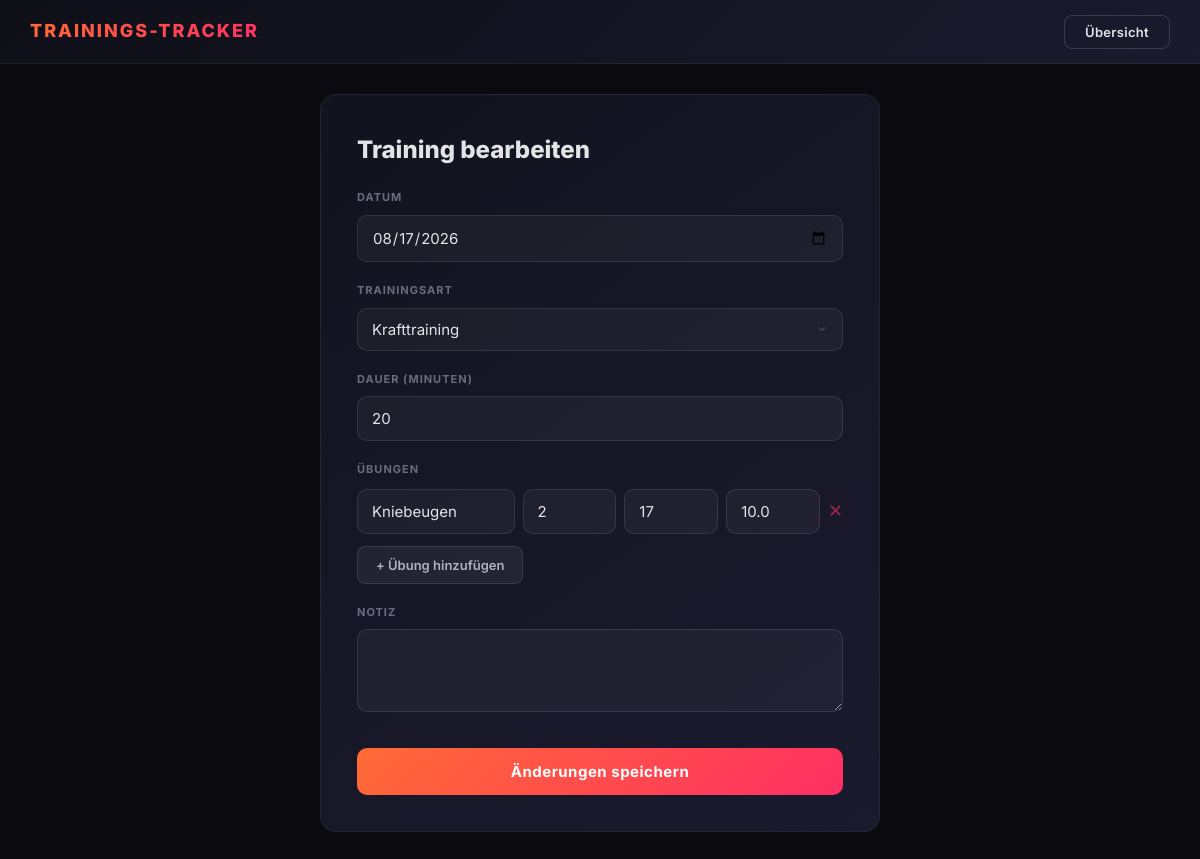
Page /training-bearbeiten/20 on the committed database.
### tables this page shows
CREATE TABLE trainings (
    id INTEGER PRIMARY KEY AUTOINCREMENT,
    datum TEXT NOT NULL,
    art TEXT NOT NULL,
    dauer_minuten INTEGER,
    distanz_km REAL,
    pace_min_km TEXT,
    kalorien REAL,
    notiz TEXT
);

CREATE TABLE uebungen (
    id INTEGER PRIMARY KEY AUTOINCREMENT,
    training_id INTEGER NOT NULL,
    name TEXT NOT NULL,
    saetze INTEGER NOT NULL,
    wiederholungen INTEGER NOT NULL,
    gewicht_kg REAL NOT NULL,
    FOREIGN KEY (training_id) REFERENCES trainings (id) ON DELETE CASCADE
);

### app.py (the view)
@app.route("/training-bearbeiten/<int:training_id>", methods=["GET"])
def bearbeiten_formular_anzeigen(training_id):
    verbindung = sqlite3.connect("trainings.db")
    cursor = verbindung.cursor()
    cursor.execute("SELECT * FROM trainings WHERE id = ?", (training_id,))
    training = cursor.fetchone()
    cursor.execute("SELECT name, saetze, wiederholungen, gewicht_kg FROM uebungen WHERE training_id = ?", (training_id,))
    uebungen = cursor.fetchall()
    verbindung.close()
    return render_template("bearbeiten.html", t=training, uebungen=uebungen)

### templates/bearbeiten.html (shortened to what this page needs)
<!DOCTYPE html>
<html lang="de">
<head>
    <link rel="stylesheet" href="{{ url_for('static', filename='style.css') }}">
</head>
<body>
    <div class="header">
        <h1>TRAININGS-TRACKER</h1>
        <div class="header-links">
            <a href="/uebersicht">Übersicht</a>
        </div>
    </div>
    <div class="container">
        <div class="form-card">
            <h1>Training bearbeiten</h1>
            <form method="POST" action="/training-bearbeiten/{{ t[0] }}">
                <label for="datum">Datum</label>
                <input type="date" id="datum" name="datum" value="{{ t[1] }}" required>
                <label for="art">Trainingsart</label>
                <select id="art" name="art" onchange="feldAnpassen()" required>
                    <option value="Krafttraining" {% if t[2] == "Krafttraining" %}selected{% endif %}>Krafttraining</option>
                </select>
                <label for="dauer">Dauer (Minuten)</label>
                <input type="number" id="dauer" name="dauer_minuten" value="{{ t[3] }}" required>
                <div id="uebungen-feld">
                    <label>Übungen</label>
                    <div id="uebungen-liste">
                        {% for u in uebungen %}
                        <div class="uebung-zeile">
                            <input type="text" name="uebung_name" value="{{ u[0] }}" placeholder="Übung" style="flex:2;" required>
                            <input type="number" name="uebung_saetze" value="{{ u[1] }}" placeholder="Sätze" style="flex:1;" required>
                            <input type="number" name="uebung_wiederholungen" value="{{ u[2] }}" placeholder="Wdh." style="flex:1;" required>
                            <input type="number" step="0.5" name="uebung_gewicht" value="{{ u[3] }}" placeholder="kg" style="flex:1;" required>
                            <button type="button" onclick="this.parentElement.remove()" class="btn-remove">✕</button>
                        </div>
                        {% endfor %}
                    </div>
                    <button type="button" onclick="uebungHinzufuegen()" class="btn-secondary" style="margin-top:12px;">+ Übung hinzufügen</button>
                </div>
                <label for="notiz">Notiz</label>
                <textarea id="notiz" name="notiz" rows="3">{{ t[7] if t[7] else '' }}</textarea>
                <button type="submit" class="btn-primary">Änderungen speichern</button>
            </form>
        </div>
    </div>
</body>
</html>

### static/style.css (style rules this page uses)
* { margin: 0; padding: 0; box-sizing: border-box; }
body { font-family: 'Inter', -apple-system, BlinkMacSystemFont, sans-serif; background: #0a0a0f; color: #e4e4e7; line-height: 1.6; min-height: 100vh; }
.header { background: linear-gradient(135deg, #0f0f18 0%, #1a1a2e 100%); border-bottom: 1px solid rgba(255,255,255,0.06); padding: 0 30px; height: 64px; display: flex; justify-content: space-between; align-items: center; position: sticky; top: 0; z-index: 100; backdrop-filter: blur(20px); }
.header h1 { font-size: 18px; font-weight: 800; letter-spacing: 2px; text-transform: uppercase; background: linear-gradient(135deg, #FF6B35, #FF2E63); -webkit-background-clip: text; -webkit-text-fill-color: transparent; background-clip: text; }
.header-links a { color: #e4e4e7; text-decoration: none; font-weight: 600; font-size: 13px; padding: 8px 20px; border: 1px solid rgba(255,255,255,0.15); border-radius: 8px; transition: all 0.3s ease; letter-spacing: 0.3px; }
.container { max-width: 960px; margin: 0 auto; padding: 30px 20px; }
.form-card { background: linear-gradient(145deg, #13131f, #1a1a2e); border: 1px solid rgba(255,255,255,0.06); border-radius: 16px; padding: 36px; max-width: 560px; margin: 0 auto; }
.form-card h1 { font-size: 24px; font-weight: 800; margin-bottom: 8px; color: #e4e4e7; }
label { display: block; margin-top: 20px; font-weight: 700; font-size: 11px; text-transform: uppercase; letter-spacing: 1px; color: #6b6b80; }
input, select, textarea { width: 100%; padding: 12px 14px; margin-top: 8px; border: 1px solid rgba(255,255,255,0.1); border-radius: 10px; font-size: 15px; font-family: 'Inter', sans-serif; transition: all 0.3s ease; background: rgba(255,255,255,0.04); color: #e4e4e7; }
select { appearance: none; cursor: pointer; background-repeat: no-repeat; background-position: right 14px center; padding-right: 40px; }
select option { background: #1a1a2e; color: #e4e4e7; }
input::placeholder, textarea::placeholder { color: #3a3a50; }
#uebungen-feld { display: none; }
.btn-primary { margin-top: 28px; padding: 14px 30px; background: linear-gradient(135deg, #FF6B35, #FF2E63); color: white; border: none; border-radius: 10px; font-size: 15px; font-weight: 700; cursor: pointer; width: 100%; letter-spacing: 0.5px; font-family: 'Inter', sans-serif; transition: all 0.3s ease; position: relative; overflow: hidden; }
.btn-secondary { padding: 10px 18px; background: rgba(255,255,255,0.06); color: #b0b0c0; border: 1px solid rgba(255,255,255,0.1); border-radius: 8px; cursor: pointer; font-size: 13px; font-weight: 600; font-family: 'Inter', sans-serif; transition: all 0.3s ease; }
.uebung-zeile { display: flex; gap: 8px; margin-top: 10px; align-items: center; }
.uebung-zeile input { margin-top: 0; }
.btn-remove { background: none; border: none; cursor: pointer; font-size: 18px; color: #FF2E63; padding: 0; transition: opacity 0.3s; opacity: 0.6; }

### rows in the picture
trainings: datum "08/17/2026", art "Krafttraining", dauer_minuten "20"
uebungen: uebung_name "Kniebeugen", uebung_saetze "2", uebung_wiederholungen "17", uebung_gewicht "10.0"
